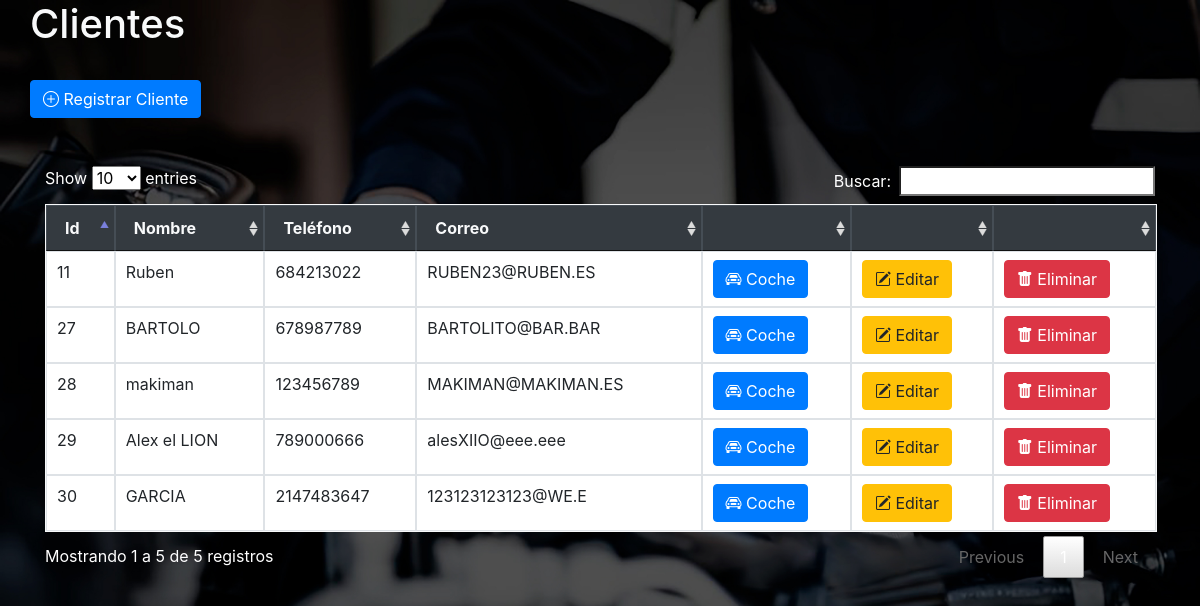
Before: / with the older database file.
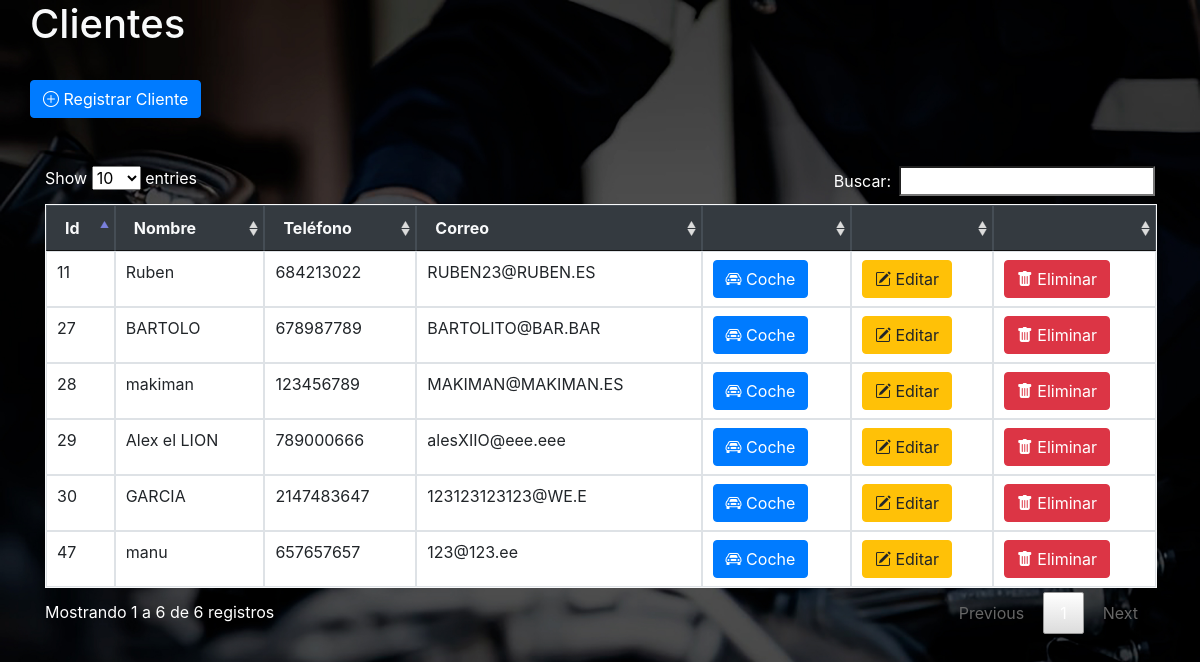
After: the same page with the newer database file.
### tables this page shows
CREATE TABLE `cliente` (
  `id_cliente` int(3) NOT NULL,
  `Nombre_cliente` varchar(50) NOT NULL,
  `Telefono` int(50) NOT NULL,
  `Correo` varchar(50) NOT NULL
);

### index.php (the view, shortened to what this page needs)
<?php
require 'conexion.php';
$sql = "SELECT * FROM cliente";
$resultado = $mysqli->query($sql);
?>
<!doctype html>
<html lang="es">
	<head>
    	<link rel="stylesheet" href="https://cdnjs.cloudflare.com/ajax/libs/font-awesome/6.0.0-beta3/css/all.min.css">
   		<link rel="stylesheet" href="https://cdnjs.cloudflare.com/ajax/libs/bootstrap-icons/1.7.2/font/bootstrap-icons.css">
		<link href="https://cdn.jsdelivr.net/npm/bootstrap-icons/font/bootstrap-icons.css" rel="stylesheet">
		<link rel="stylesheet" href="estilos.css">
		<link rel="stylesheet" href="css/jquery.dataTables.min.css">
		<link rel="stylesheet" href="css/bootstrap.min.css">
		<link rel="stylesheet" href="css/jquery.dataTables.min.css">
	</head>
	<body>
		<div class="container">
			<div class="row">
				<h1 class="text-light">Clientes</h1>
			</div>
			<br>
			<div class="row">
				<a href="registrar.php" class="btn btn-primary"><i class="bi bi-plus-circle"></i> Registrar Cliente</a>
			</div>
			<br>
			<br>
			<table id="tabla" class="table table-bordered border-light" style="width:100%">
				<thead class="table table-dark table-striped">
					<tr>
						<th class="text-light" >Id</th>
						<th class="text-light" >Nombre</th>
						<th class="text-light" >Teléfono</th>
						<th class="text-light" >Correo</th>
						<th></th>
						<th></th>
						<th></th>
					</tr>
				</thead>
				<tbody>
					<?php
						while($fila = $resultado->fetch_assoc()){
							echo "<tr>";
							echo "<td>$fila[id_cliente]</td>";
							echo "<td>$fila[Nombre_cliente]</td>";
							echo "<td>$fila[Telefono]</td>";
							echo "<td>$fila[Correo]</td>";
					?>
							<td><a href="coche.php?id_cliente=<?php echo $fila['id_cliente']; ?>" class="btn btn-primary"><i class="bi bi-car-front"></i> Coche</a></td>
							<td><a href="editar.php?id_cliente=<?php echo $fila['id_cliente']; ?>" class="btn btn-warning"><i class='bi bi-pencil-square'></i> Editar</a></td>
							<td><a href="eliminar.php?id_cliente=<?php echo $fila['id_cliente']; ?>" class="btn btn-danger"><i class='bi bi-trash-fill'></i> Eliminar</a></td>
					<?php
							echo "</tr>";
						}
					?>
				</tbody>
			</table>
		</div>
</body>
</html>

### estilos.css (style rules this page uses)
body { position: relative; background-image: url('images/fondo1.jpg'); background-size: 100%; background-repeat: no-repeat; background-attachment: fixed; }

Changed rows visible on the page:
added cliente: id_cliente "47", Nombre_cliente "manu", Telefono "657657657", Correo "123@123.ee"
Other visible differences:
text written by a page script: "Show entries Buscar: Mostrando 1 a 5 de 5 registros Previous 1 Next" → "Show entries Buscar: Mostrando 1 a 6 de 6 registros Previous 1 Next"
